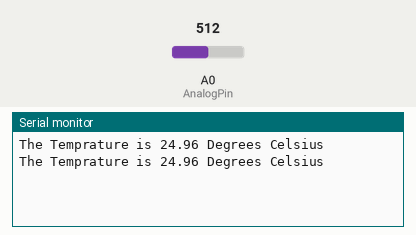
Recording of a sketch running on a simulated Arduino Uno, built with avr-gcc and run on an emulated ATmega328P. Parts: the last lines printed to the serial monitor. The inputs (shaded band) are chosen by the test bench; at power-on: A0 (AnalogPin) = 512.

Above: at 1.8 s.
1.9 s: A0 (AnalogPin) set to 716
At 2.8 s:
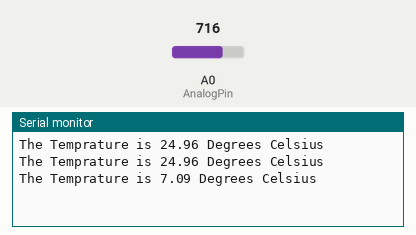
3.4 s: A0 (AnalogPin) set to 900
At 4.5 s:
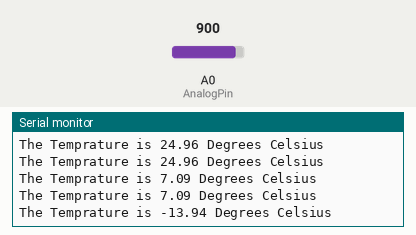
Timing chart, 0 to 6.4 s (numbered marks = the images above; inputs shaded):
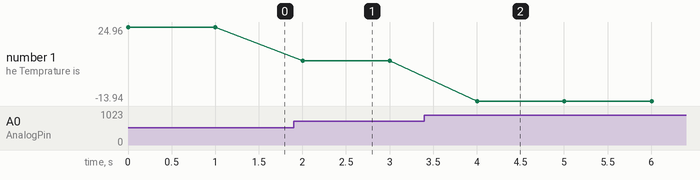

The sketch:

analog.ino
```cpp
float temprature ; // A variable is defined to hold the obtained value.
int AnalogPin = 0; // Analog Pinnumber 0 is defined to receive the analog signal

void setup() {
   Serial.begin(9600);
}

void loop() {
   temprature = analogRead(AnalogPin);// Read from pin A0

   temprature = 1 / (log(1 / (1023. / temprature - 1)) / 3950 + 1.0 / 298.15) - 273.15; // convert the analog volt to its temperature equivalent
   Serial.print("The Temprature is ");
   Serial.print(temprature); // display temperature value
   Serial.print(" Degrees Celsius");
   Serial.println();
   delay(1000); // Read every second
}
```

Measured:
- after the input at 1.9 s, the serial monitor: prints a new line after 0.10 s (image 1)
- after the input at 3.4 s, the serial monitor: prints a new line after 0.60 s (image 2)
- plotted number 1: 24.96 → 7.09 after the input at 1.9 s, 7.09 → -13.94 after the input at 3.4 s
